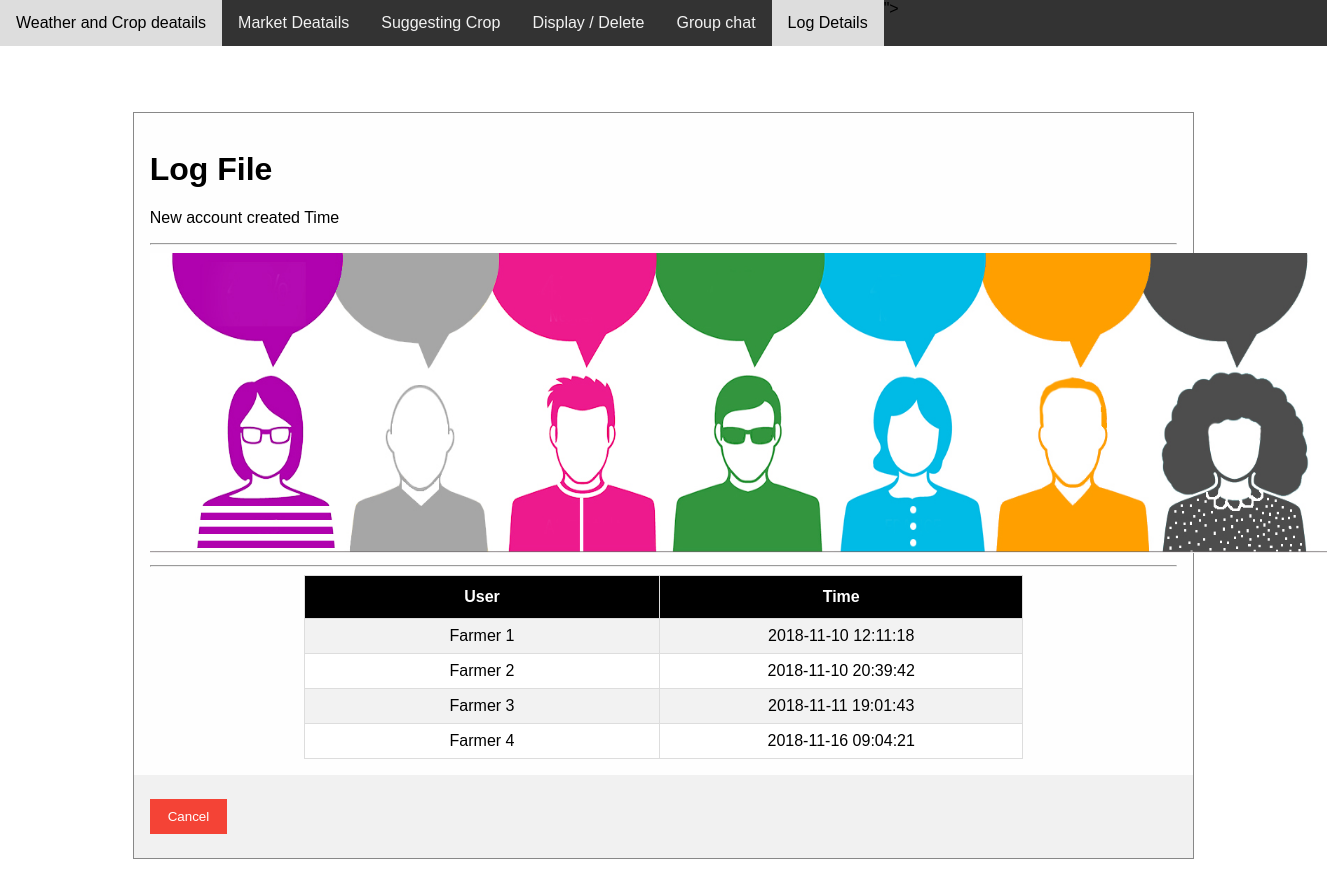
The page /Admin/Logdetails.php on the database its author committed.
### tables this page shows
CREATE TABLE `log_details` (
  `logtime` varchar(20) DEFAULT NULL
);

### Admin/Logdetails.php (the view, shortened to what this page needs)
<?php
$server = "localhost";
$user = "root";
$pass = "";
$dbname = "agri";
$conn = new mysqli($server, $user, $pass, $dbname);
?>
<!DOCTYPE html>
<html>
<head>
</head>
<body>
<div class="topnav">
  <a href="http://localhost/Smart_Agriculture/Admin/Crop_weather.php">Weather and Crop deatails</a>
  <a href="http://localhost/Smart_Agriculture/Admin/MarketDetails.php">Market Deatails</a>
  <a href="http://localhost/Smart_Agriculture/Admin/Suggestcrop.php">Suggesting Crop</a>
  <a href="http://localhost/Smart_Agriculture/Admin/displaydetails.php">Display / Delete</a>">
  <a href=" http://localhost/Smart_Agriculture/Admin/GroupchatAdmin.php">Group chat</a>
  <a class="active" href="">Log Details</a>
</div>
  <form class="modal-content animate" method="POST" action="">
    <div class="imgcontainer">
    <div class="container">
      <h1>Log File</h1>
      <p>New account created Time</p>
       <hr>
      <img src="sur2.jpg" width="1180" height="300">
      <hr>
      <?php
      $i=1;
    $sqli = mysqli_query($conn,"select * from log_details");
   echo"<table border=1>";
   echo "<tr>";
    echo "<th>"; echo "User"; echo "</th>";
    echo "<th>"; echo "Time"; echo "</th>";
    echo "</tr>";
  while($row=mysqli_fetch_array($sqli))
  {
    echo "<tr>";
    echo "<td>"; echo "Farmer  $i"; echo "</td>";
    echo "<td>"; echo $row["logtime"]; echo "</td>";
    echo "</tr>";
    $i++;
  }
  echo"</table>";
      ?>
    </div>
    <div class="container" style="background-color:#f1f1f1">
       <button onclick="window.location.href='http://localhost/Smart_Agriculture/Introduction.php'" class="cancelbtn">Cancel</button>
    </div>
  </form>
</body>
</html>

### Admin/Logdetails.php (style rules this page uses)
body { font-family: Arial, Helvetica, sans-serif; }
table { font-family: "Trebuchet MS", Arial, Helvetica, sans-serif; border-collapse: collapse; width: 70%; margin-left:auto; margin-right:auto; }
td { border: 1px solid #ddd; padding: 8px; text-align:center; }
th { width:10%; border: 1px solid #ddd; padding: 8px; text-align:center; }
tr:nth-child(even) { background-color: #f2f2f2; }
tr:nth-child(odd) { background-color: white; }
th { padding-top: 12px; padding-bottom: 12px; text-align: left; background-color: #000000; color: white; text-align:center; }
button { background-color: #555555; color: white; padding: 14px 20px; margin: 8px 0; border: none; cursor: pointer; width: 100%; }
.cancelbtn { width: auto; padding: 10px 18px; background-color: #f44336; }
.container { padding: 16px; }
.modal-content { background-color: #fefefe; margin: 5% auto 15% auto; border: 1px solid #888; width: 80%; }
.animate { -webkit-animation: animatezoom 0.6s; animation: animatezoom 0.6s }
* { box-sizing: border-box; }
body { margin: 0; }
.topnav { overflow: hidden; background-color: #333; }
.topnav a { float: left; display: block; color: #f2f2f2; text-align: center; padding: 14px 16px; text-decoration: none; }
.topnav a.active { background-color: #ddd; color: black; }

### rows shown on the page
log_details: logtime "2018-11-10 12:11:18"
log_details: logtime "2018-11-10 20:39:42"
log_details: logtime "2018-11-11 19:01:43"
log_details: logtime "2018-11-16 09:04:21"
